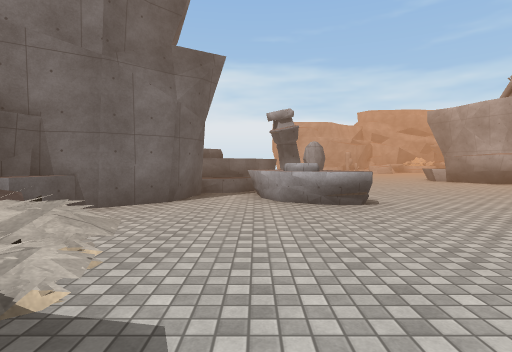
view 1 (above)

18 first-person views from a walk through a scene from a Unity 3-D project. The camera is 1.4 m above the floor, tilts 2° down and sees 80° across. The floor is counted in squares, 2 m on a side. Each view is taken from the middle of a square. On the plan, view 1 faces up. The plan holds only what a view shows up to about 10 squares ahead; the rest is blank. The place goes on beyond the plan. Surface patterns are stand-ins for the level's own textures.

view 2
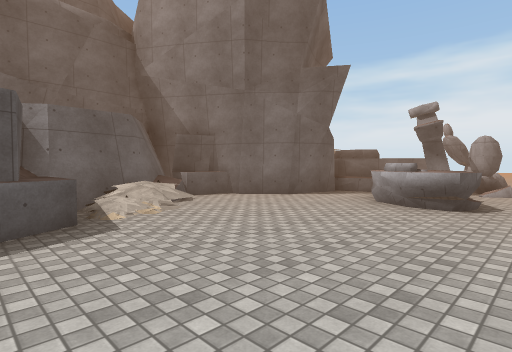

view 3
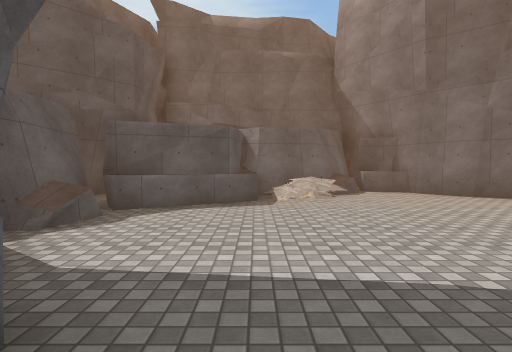

view 4
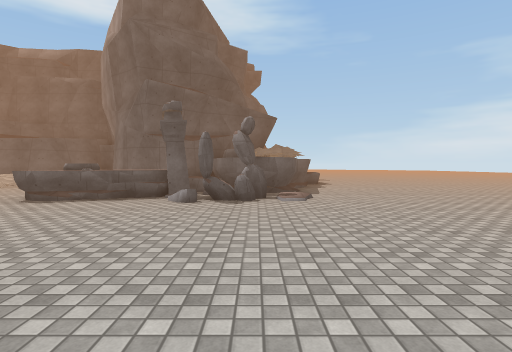

view 5
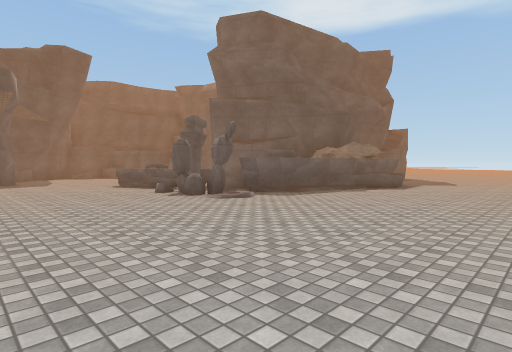

view 6
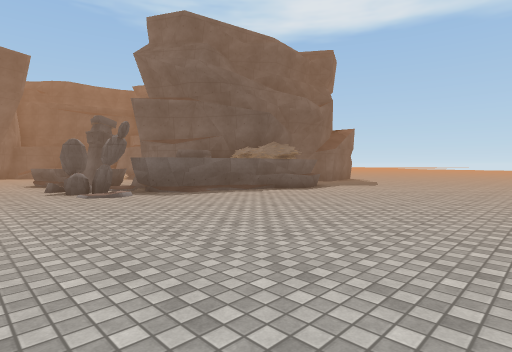

view 7
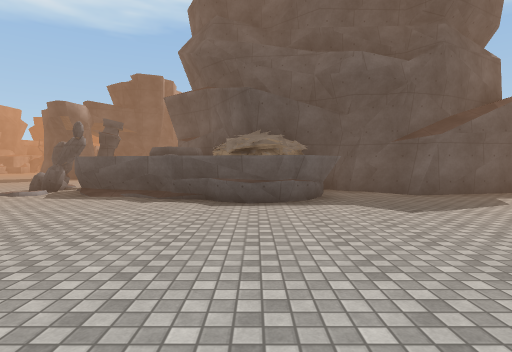

view 8
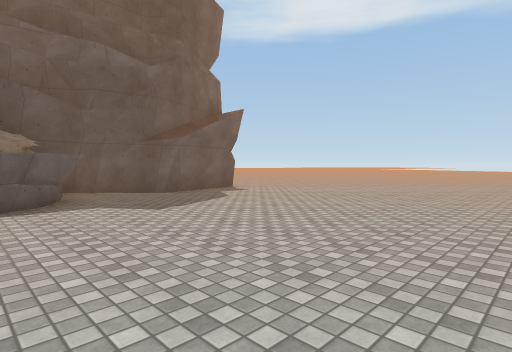

view 9
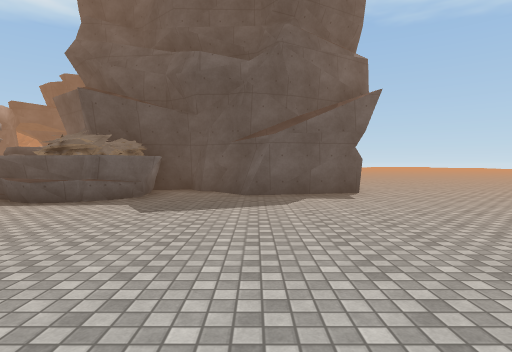

view 10
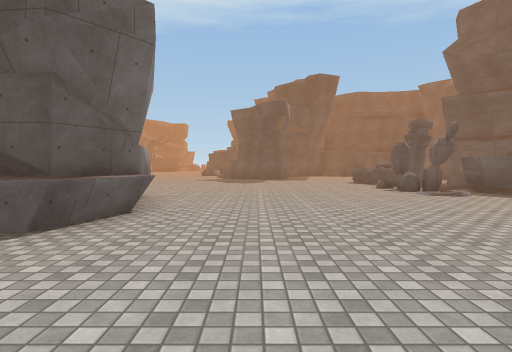

view 11
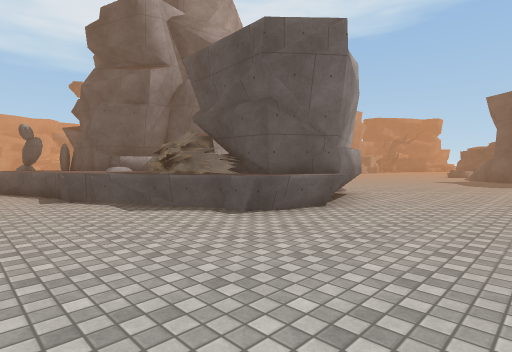

view 12
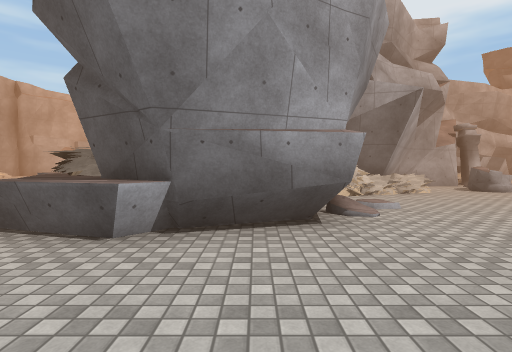

view 13
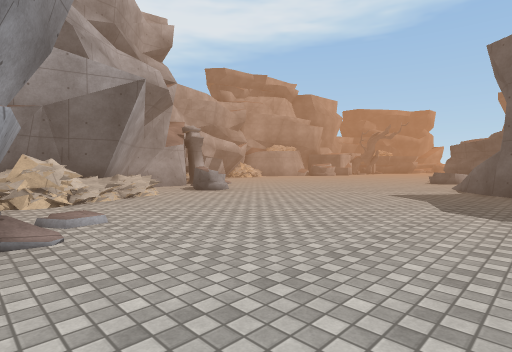

view 14
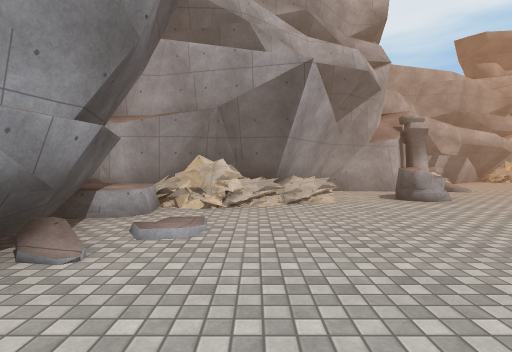

view 15
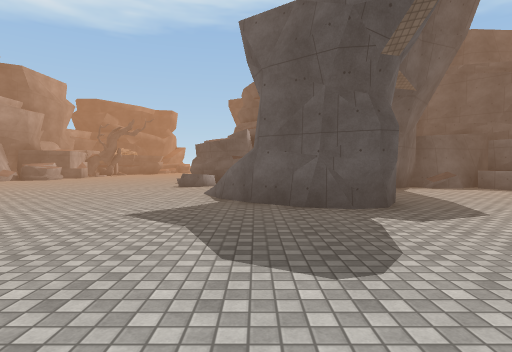

view 16
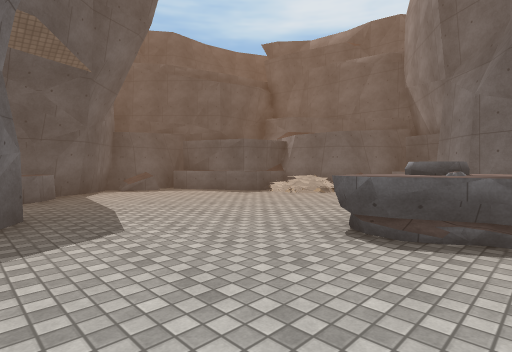

view 17
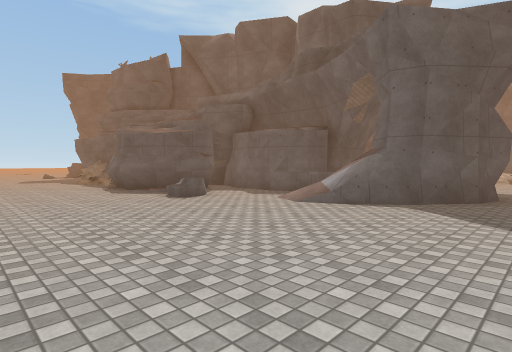

view 18
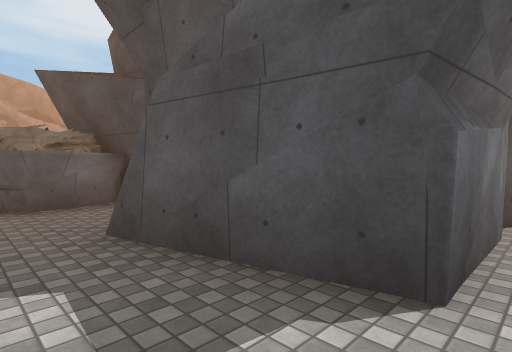

### Floor plan
Key: @ floor where view 1 was taken; # wall or solid block; . floor; / step, stairs or slope; = window, fence, low wall or low ledge; ^ raised ledge.
Columns run from 11 left of view 1 to 15 right of it. Each row starts with its distance up from view 1.
 18   ...... .............
 17 ........................===
 16 .....................#==###
 15 ...................^^#=#=#
 14 ...................^####=
 13 ...................##
 12 ......##^..........##   #
 11 ......######........###=#
 10 .####.#  ####=......./.=#
  9 .#  ###  ##^##........./#
  8 .#       #^^#........../###
  7 ##       #.^^.............#
  6         ##..^^..........##/
  5        ##................ /
  4        #^................./
  3        ##.......##.........
  2         #=......###=.....
  1         ##^...../#/=.....
  0          ##@...^ ///......
 -1           #^..####........
 -2           #####  #../.....
 -3                  #..=...
 -4                  ####...
 -5                     #...
 -6                     #...
 -7                      ...
 -8                       ..

Positions as (right, up) in squares from view 1, and headings:
1: (0, 0), facing up
2: (3, 0), facing up-left
3: (5, 1), facing left
4: (8, 10), facing left
5: (6, 16), facing down-left
6: (4, 18), facing down-left
7: (-4, 18), facing down
8: (-4, 18), facing down-left
9: (-8, 18), facing down
10: (6, 18), facing down
11: (5, 18), facing down-right
12: (5, 12), facing right
13: (6, 11), facing down-right
14: (7, 9), facing right
15: (7, 8), facing down
16: (5, 7), facing down-left
17: (13, 4), facing down-left
18: (-11, 12), facing down-right
